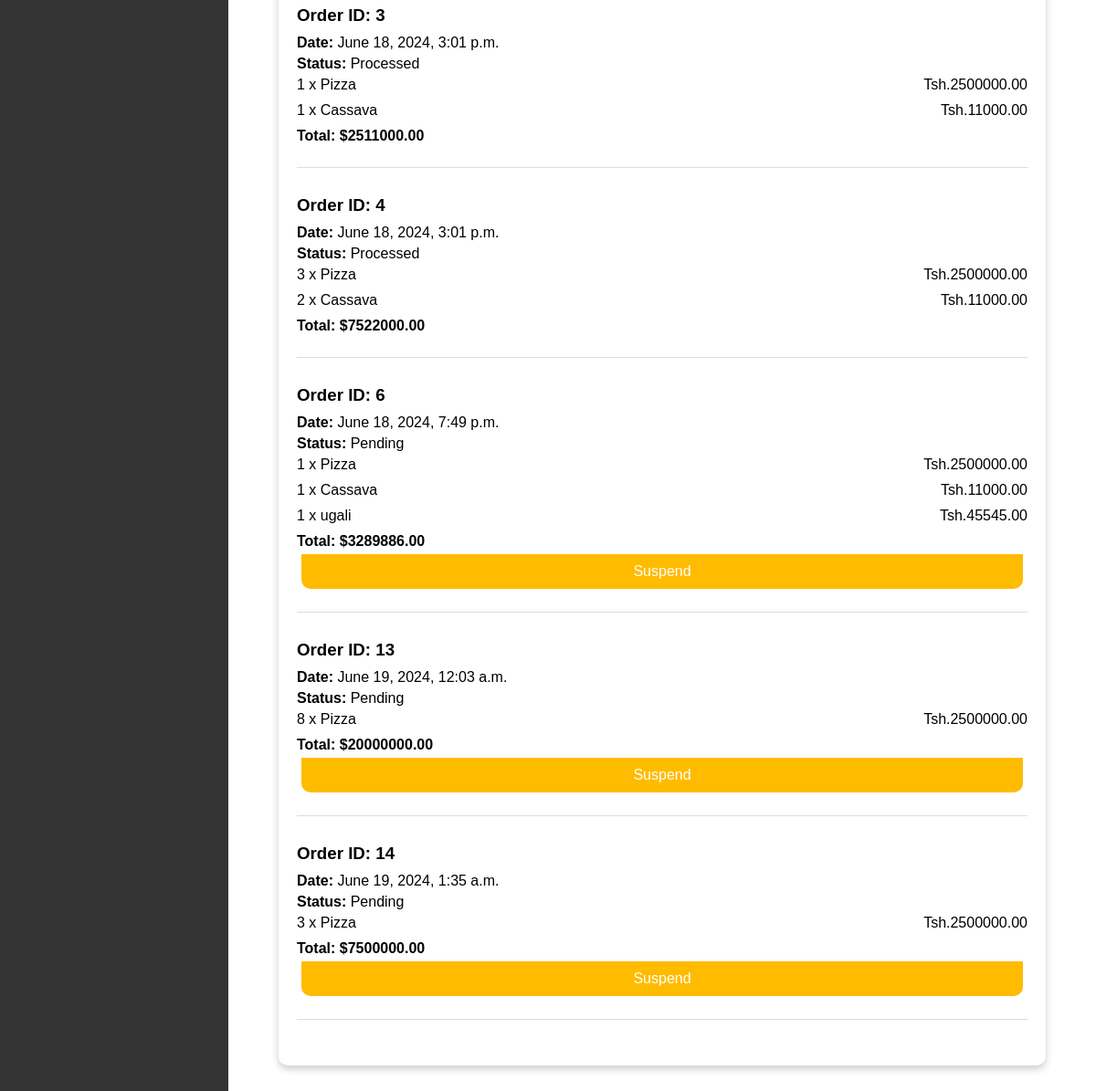
The app's page /view_orders/ (signed in, lower part), older data.
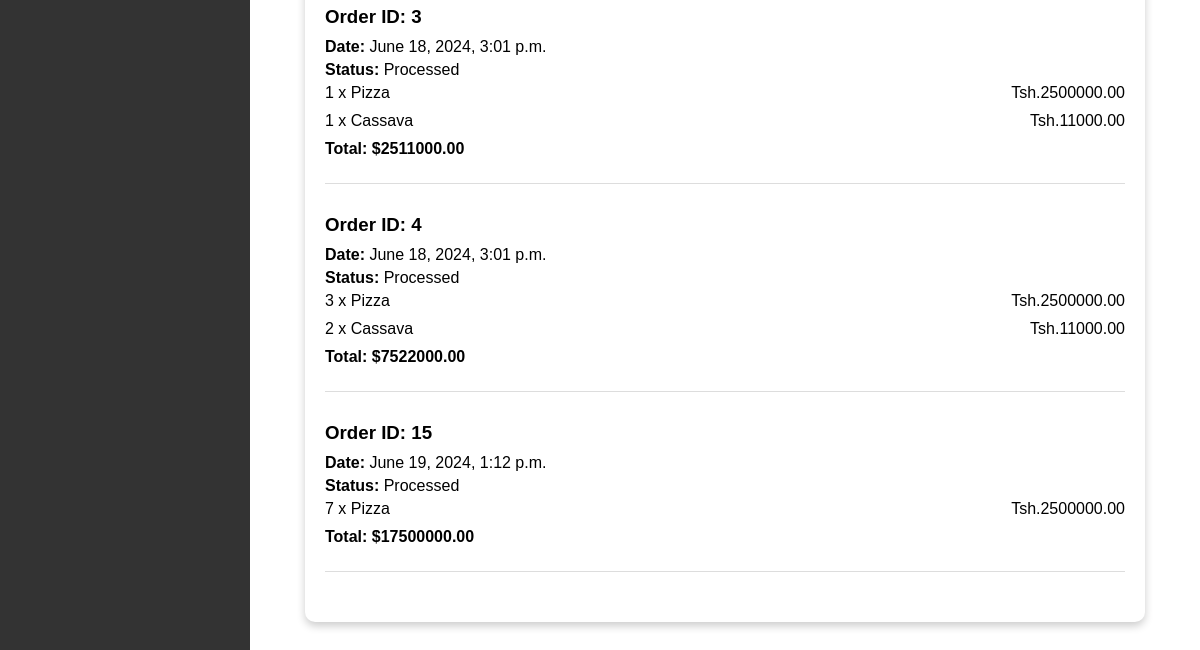
The same page, newer data.
### hotel/models.py (models this page shows, shortened)
class Order(models.Model):
    guest = models.ForeignKey(CustomUser, related_name='orders', on_delete=models.CASCADE)
    order_date = models.DateTimeField(auto_now_add=True)
    total_price = models.DecimalField(max_digits=10, decimal_places=2)
    is_processed = models.BooleanField(default=False)

class OrderItem(models.Model):
    order = models.ForeignKey(Order, related_name='order_items', on_delete=models.CASCADE)
    food_item = models.ForeignKey(FoodItem, related_name='order_items', on_delete=models.CASCADE)
    quantity = models.PositiveIntegerField()

class FoodItem(models.Model):
    name = models.CharField(max_length=255)
    description = models.TextField(blank=True, null=True)
    price = models.DecimalField(max_digits=10, decimal_places=2)
    is_available = models.BooleanField(default=True)
    image = models.ImageField(upload_to='food_images/', blank=True, null=True)

### hotel/views.py (the view)
# urls.py: path('view_orders/', views.view_orders, name='view_orders'),
@login_required
def view_orders(request):
    orders = Order.objects.filter(guest=request.user)
    return render(request, 'view_orders.html', {'orders': orders})

### templates/view_orders.html (shortened to what this page needs)
{% extends 'side_bar.html'%}
{% block main_b %}
{% load static %}
<!DOCTYPE html>
<html>
<head>
</head>
<body>
    <div class="container">
        {% for order in orders %}
        <div class="order">
            <h3>Order ID: {{ order.id }}</h3>
            <p><strong>Date:</strong> {{ order.order_date }}</p>
            <p><strong>Status:</strong> {{ order.is_processed|yesno:"Processed,Pending" }}</p>
            <div>
                {% for item in order.order_items.all %}
                <div class="order-item">
                    <p>{{ item.quantity }} x {{ item.food_item.name }}</p>
                    <p>Tsh.{{ item.food_item.price }}</p>
                </div>
                {% endfor %}
            </div>
            <p class="total">Total: ${{ order.total_price }}</p>
            {% if order.is_processed %}
            {% else %}
            <a class="button" href="{% url 'cancel_order' order.id %}">Suspend</a>
            {% endif %}
        </div>
        {% endfor %}
    </div>
</body>
</html>
{% endblock %}

### templates/side_bar.html (shortened to what this page needs)
<!DOCTYPE html>
<html>
<head>
    {% load static %}
    <link rel="stylesheet" href="{% static 'css/home.css' %}">
    <link rel="stylesheet" href="{% static 'fontawesome-free-6.5.2-web/css/all.min.css'%}">
</head>
<body>
    <div class="sidebar">
    </div>
    <div class="main-content">
        <div class="content-wrapper">
            {% block main_b %}
            {% endblock %}
        </div>
    </div>
</body>
</html>

### static/css/home.css (style rules this page uses)
* { margin: 0; padding: 0; font-family: 'Poppins', sans-serif; }

### templates/side_bar.html (style rules this page uses)
.sidebar { width: 250px; background-color: #333; color: #fff; display: flex; flex-direction: column; position: fixed; height: 100%; transition: transform 0.3s, width 0.3s; }
.main-content { margin-left: 250px; padding: 20px; flex: 1; transition: margin-left 0.3s; }
.content-wrapper { padding-top: 60px; }

### templates/view_orders.html (style rules this page uses)
.container { max-width: 800px; margin: 50px auto; background-color: #fff; padding: 20px; border-radius: 10px; box-shadow: 0 4px 8px rgba(0, 0, 0, 0.2); }
.order { margin-bottom: 30px; border-bottom: 1px solid #ddd; padding-bottom: 20px; }
.order h3 { margin: 0 0 10px; }
.order p { margin: 5px 0; }
.order-item { display: flex; justify-content: space-between; margin-bottom: 10px; }
.order-item p { margin: 0; }
.total { font-weight: bold; }

Row changes from the older to the newer data that the page shows:
removed Order: id "6", order_date "June 18, 2024, 7:49 p.m.", is_processed "Pending", total_price "3289886.00", shows "Suspend"
removed OrderItem: quantity "1", food_item.name "Pizza", food_item.price "2500000.00", shown under "6"
removed OrderItem: quantity "1", food_item.name "Cassava", food_item.price "11000.00", shown under "6"
removed OrderItem: quantity "1", food_item.name "ugali", food_item.price "45545.00", shown under "6"
removed Order: id "13", order_date "June 19, 2024, 12:03 a.m.", is_processed "Pending", total_price "20000000.00", shows "Suspend"
removed OrderItem: quantity "8", food_item.name "Pizza", food_item.price "2500000.00", shown under "13"
removed Order: id "14", order_date "June 19, 2024, 1:35 a.m.", is_processed "Pending", total_price "7500000.00", shows "Suspend"
removed OrderItem: quantity "3", food_item.name "Pizza", food_item.price "2500000.00", shown under "14"
added Order: id "15", order_date "June 19, 2024, 1:12 p.m.", is_processed "Processed", total_price "17500000.00"
added OrderItem: quantity "7", food_item.name "Pizza", food_item.price "2500000.00", shown under "15"
